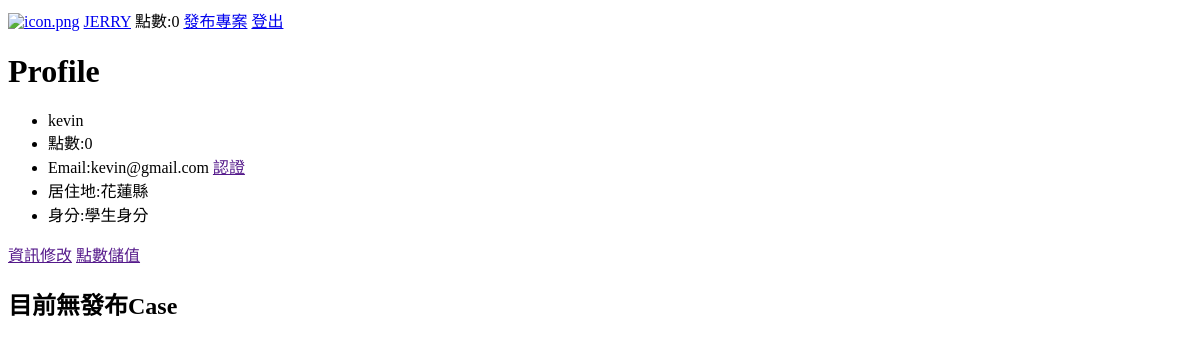
/user/profile/3 (signed in), run on an earlier commit of the app's database.
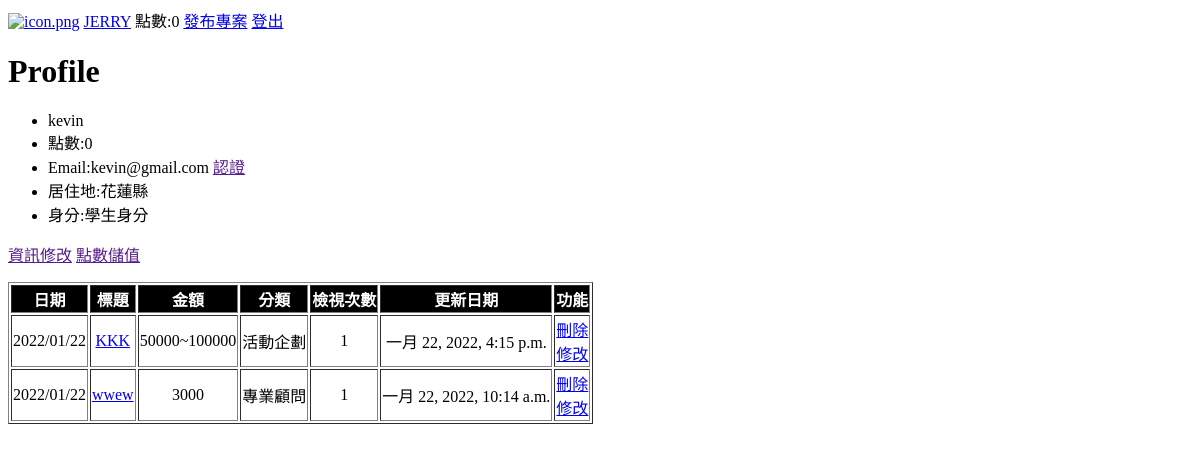
And on a later commit of the database.
### user/models.py (models this page shows, shortened)
class Profile(AbstractUser):
    email = models.EmailField(unique=True, null=False)
    point = models.IntegerField(default=0)
    certification = models.BooleanField(default=False)
    city = models.ForeignKey(City, on_delete=SET_NULL, null=True)
    respondent = models.ForeignKey(
        Respondent, on_delete=SET_NULL, null=True)

class City(models.Model):
    name = models.CharField(max_length=50, unique=True, null=False)
    createdon = models.DateField(auto_now_add=True)
    class Meta:
        ordering = ["id"]
    def __str__(self):
        return self.name

class Respondent(models.Model):
    name = models.CharField(max_length=50, unique=True, null=False)
    createdon = models.DateField(auto_now_add=True)
    class Meta:
        ordering = ["id"]
    def __str__(self):
        return self.name

### case/models.py (models this page shows, shortened)
class Case(models.Model):
    owner = models.ForeignKey(Profile, on_delete=CASCADE)
    title = models.CharField(max_length=200)
    description = models.TextField(null=True, blank=True)
    contact = models.CharField(max_length=100)
    category = models.ForeignKey(Category, null=True,
                                 on_delete=SET_NULL)
    amount = models.ForeignKey(
        Amount, null=True, on_delete=SET_NULL)
    period = models.ForeignKey(
        Period, null=True, on_delete=SET_NULL)
    skill = models.TextField(null=True, blank=True)
    respondent = models.ManyToManyField(Respondent)
    state = models.ForeignKey(
        State, null=True, on_delete=SET_NULL, default="新進案")
    mode = models.ManyToManyField(Mode, blank=True)
    createdon = models.DateTimeField(auto_now_add=True)
    updatedon = models.DateTimeField(auto_now_add=True)
    view = models.IntegerField(default=0)
    class Meta:
        ordering = ['-createdon']

class Amount(models.Model):
    name = models.CharField(max_length=50, unique=True, null=False)
    createdon = models.DateField(auto_now_add=True)
    class Meta:
        ordering = ["id"]
    def __str__(self):
        return self.name

class Category(models.Model):
    name = models.CharField(max_length=50, unique=True, null=False)
    createdon = models.DateField(auto_now_add=True)
    class Meta:
        ordering = ["id"]
    def __str__(self):
        return self.name

### user/views.py (the view)
# urls.py: path('profile/<str:id>', views.profile, name='profile'),
@login_required(login_url='login')
def profile(request, id):
    user = Profile.objects.get(id=id)
    respsone=render(request, './user/profile.html', {'user': user})
    respsone.set_cookie('page','profile')
    return respsone

### user/templates/user/profile.html
{% extends 'base.html' %}
{% block content %}
<h1>Profile</h1>
<ul>
    <li>{{user.username}}</li>
    <li>點數:{{user.point}}</li>
    <li>Email:{{user.email}}
        {% if not user.certification %}
        <a href="">認證</a>
        {% endif %}
    </li>
    <li>居住地:{{user.city}}</li>
    <li>身分:{{user.respondent}}</li>
</ul>
<p>
    <a href="">資訊修改</a>
    <a href="">點數儲值</a>
</p>
{% if user.case_set.all|length == 0 %}
<h2>目前無發布Case</h2>
{% else %}
<div id="cases-table">
    <table border="1">
        <thead>
            <tr>
                <th>日期</th>
                <th>標題</th>
                <th>金額</th>
                <th>分類</th>
                <th>檢視次數</th>
                <th>更新日期</th>
                <th>功能</th>
            </tr>
        </thead>
        <tbody>
            {% for case in user.case_set.all %}
            <tr>
                <td>{{case.createdon|date:"Y/m/d"}}</td>
                <td><a href="{% url 'case' case.id %}">{{case.title}}</a></td>
                <td>{{case.amount}}</td>
                <td>{{case.category}}</td>
                <td>{{case.view}}</td>
                <td>{{case.updatedon}}</td>
                <td><a href="{% url 'delete-case' case.id %}">刪除</a>
                    <br><a href="{% url 'update-case' case.id %}">修改</a>
                </td>
            </tr>
            {% endfor %}
        </tbody>
    </table>
</div>
{% endif %}
{% endblock %}

### templates/base.html (shortened to what this page needs)
{% load static %}
<!DOCTYPE html>
<html lang="zh-Hant">
<head>
    <link rel="stylesheet" href="{% static 'css/main.css' %}">
</head>
<body>
    <div id="navbar">
        <a href="{% url 'cases' %}"><img src="{% static 'images/icon.png' %}" alt="icon.png"></a>
        {% if request.user.is_authenticated %}
        <a href="{% url 'profile' request.user.id %}">{{request.user.username|upper}}</a>
        點數:{{request.user.point}}
        <a href="{% url 'create-case' %}">發布專案</a>
        <a href="{% url 'logout' %}">登出</a>
        {% else %}
        <a href="{% url 'login' %}">登入</a>
        <a href="{% url 'register' %}">註冊</a>
        {% endif %}
    </div>
    {% block content %}
    {% endblock %}
</body>
</html>

### static/css/main.css (style rules this page uses)
#cases-table td { text-align: center; }
#cases-table th { background-color: black; color: white; }
#navbar img { width: 50px; }

What changed in the data, as far as the page shows it:
added Case: createdon "2022/01/22", title "KKK", amount "50000~100000", category "活動企劃", view "1", updatedon "一月 22, 2022, 4:15 p.m."
added Case: createdon "2022/01/22", title "wwew", amount "3000", category "專業顧問", view "1", updatedon "一月 22, 2022, 10:14 a.m."
Also different on the page:
text no longer shown: "目前無發布Case"
text now shown: "日期 標題 金額 分類 檢視次數 更新日期 功能"
